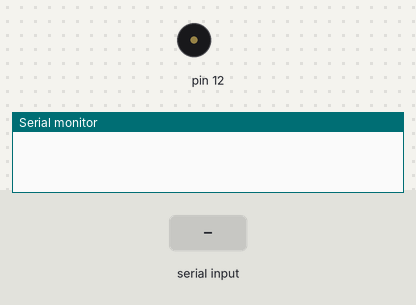
A sketch run on a simulated Arduino Uno, built with avr-gcc and run on an emulated ATmega328P. On the bench: buzzer (waves = sounding), the last lines printed to the serial monitor. The inputs (shaded band) are chosen by the test bench.

Above: at 1.2 s.
1.3 s: "1" received over Serial
At 1.4 s:
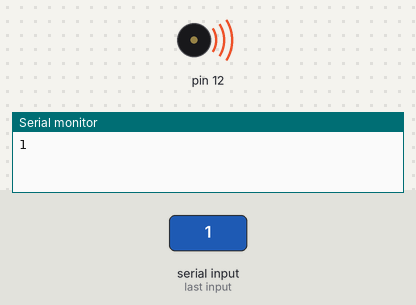
3.0 s: "0" received over Serial
At 4.0 s:
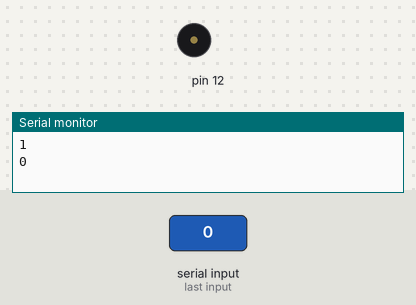
4.7 s: "2" received over Serial
At 4.8 s:
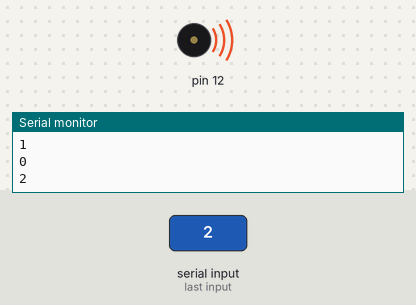
Timing chart, 0 to 7.7 s (numbered marks = the images above; inputs shaded):
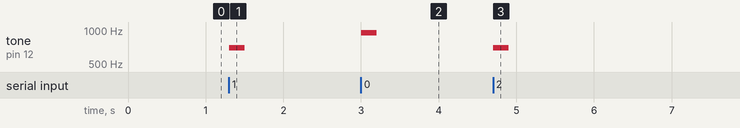

The sketch:

MicroduinoPhoneDialer.ino
```cpp
#include <Tone.h>

String Phone_Number = "";
int i = 0, mark = 0;

//Defined freq1, freq2 as Tone instance, the definition of dual tone multi-frequency and frequency
//DTMF See the definition of frequency：[url]http://zh.wikipedia.org/zh/%E5%8F%8C%E9%9F%B3%E5%A4%9A%E9%A2%91[/url]
Tone freq1;
Tone freq2;
const int DTMF_freq1[] = {1336, 1209, 1336, 1477, 1209, 1336, 1477, 1209, 1336, 1477};
const int DTMF_freq2[] = {941,  697,  697,  697,  770,  770,  770,  852,  852,  852};

void setup()
{
	Serial.begin(9600);
    //Define the sound generated Microduino pin D11, D12
    freq1.begin(11);
    freq2.begin(12);
}

void loop()
{
    //Reads the serial data string concatenation into Phone_Number
    while (Serial.available() > 0)
    {
    	Phone_Number += char(Serial.read());
    	delay(2);
    	mark = 1;
    }
    //Play DTMF tones, phone numbers from Phone_Number, continuous length of 200ms, 300ms interval length
    PlayDTMF(Phone_Number, 200, 300);

    if(mark == 1)
    {
       Phone_Number = "";
       Serial.println();
       mark = 0;
   }
}


void PlayDTMF(String Number, long duration, long pause)
{
    if(Number.length() == 0 || duration <= 0 || pause <= 0) return;
    for(i = 0; i < Number.length(); i++)
    {
        if(Number[i] >= '0' && Number[i] <= '9')
        {
            Number[i] -= '0';
            Serial.print(Number[i], DEC);
            //output dual-tone multi-frequency1
            freq1.play(DTMF_freq1[Number[i]], duration);
            //output dual-tone multi-frequency2
            freq2.play(DTMF_freq2[Number[i]], duration);
            delay(pause);
        }
    }

}
```

Measured:
- after the input at 1.3 s, tone on pin 12: silent → 697 Hz at once, → silent 0.20 s later
- after the input at 3.0 s, tone on pin 12: silent → 941 Hz at once, → silent 0.20 s later
- after the input at 4.7 s, tone on pin 12: silent → 697 Hz at once, → silent 0.20 s later
